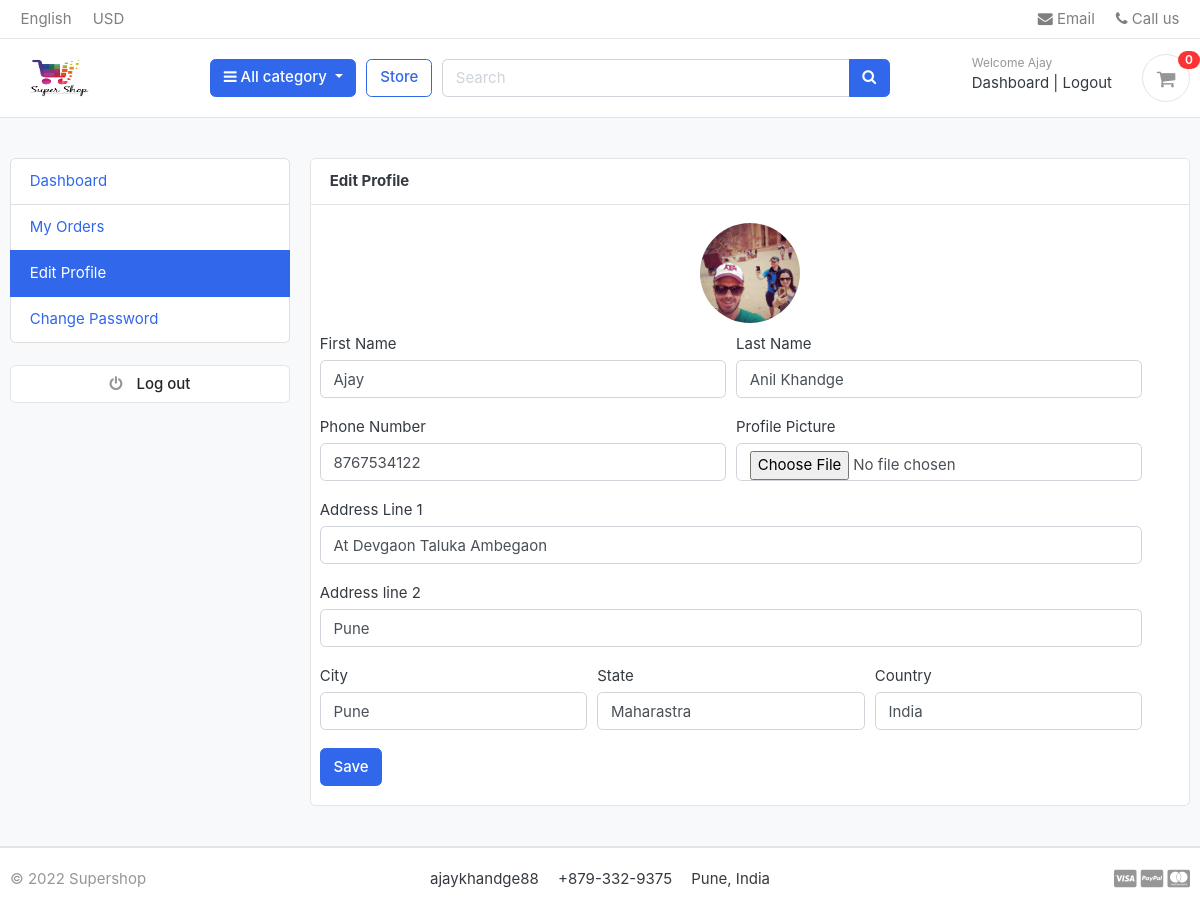
/accounts/edit_profile/ (signed in), run on the app's committed database.
### accounts/models.py (models this page shows, shortened)
class Account(AbstractBaseUser):
    first_name = models.CharField(max_length=50)
    last_name = models.CharField(max_length=50)
    username = models.CharField(max_length=50,unique=True)
    email = models.EmailField(max_length=100, unique=True)
    phone_number = models.CharField(max_length=50)
    date_joined = models.DateTimeField(auto_now_add=True)
    last_login = models.DateTimeField(auto_now_add=True)
    is_admin = models.BooleanField(default=False)
    is_staff = models.BooleanField(default=False)
    is_active = models.BooleanField(default=False)
    is_superadmin = models.BooleanField(default=False)
    USERNAME_FIELD = 'email'
    REQUIRED_FIELDS = ['username','first_name','last_name']
    objects = MyAccountManager()

class UserProfile(models.Model):
    user = models.OneToOneField(Account,on_delete=models.CASCADE)
    address_line_1 = models.CharField(max_length=100,blank=True)
    address_line_2 = models.CharField(max_length=100,blank=True)
    profile_picture = models.ImageField(blank=True,upload_to='userprofile/')
    city = models.CharField(blank=True,max_length=100)
    state = models.CharField(blank=True,max_length=100)
    country = models.CharField(blank=True,max_length=100)

### accounts/views.py (the view)
# urls.py: path('edit_profile/',views.edit_profile, name = 'edit_profile'),
@login_required(login_url='login')
def edit_profile(request):
    userprofile = get_object_or_404(UserProfile,user=request.user)
    if request.method == 'POST':
        userform = UserForm(request.POST,instance=request.user)
        profile_form = UserProfileForm(request.POST,request.FILES,instance = userprofile)
        if userform.is_valid() and profile_form.is_valid():
            userform.save()
            profile_form.save()
            messages.success(request,'Your Profile has been updated')
            return redirect('edit_profile')
    else:
        userform = UserForm(instance=request.user)
        profile_form = UserProfileForm(instance = userprofile)
    context = {
        'userform':userform,
        'profile_form': profile_form,
        'userprofile':userprofile
    }
    return render(request,'accounts/edit_profile.html',context)

### accounts/forms.py
class UserForm(forms.ModelForm):
    class Meta:
        model = Account
        fields = ('first_name','last_name','phone_number')
    def __init__(self, *args, **kwargs):
        super(UserForm,self).__init__(*args,**kwargs)
        for field in self.fields:
            self.fields[field].widget.attrs['class'] = 'form-control'

class UserProfileForm(forms.ModelForm):
    profile_picture = forms.ImageField(required=False,error_messages={'Invalid':('Images File Only'),},widget=forms.FileInput)   # to remove the currently displayed image
    class Meta:
        model = UserProfile
        fields  = ('address_line_1','address_line_2','city','state','country','profile_picture')
    def __init__(self, *args, **kwargs):
        super(UserProfileForm,self).__init__(*args,**kwargs)
        for field in self.fields:
            self.fields[field].widget.attrs['class'] = 'form-control'

### carts/context_processors.py (called while the page is built)
def cart_counter(request):
    if 'admin' in request.path:
        return {}
    else:
        cart_count = 0
        try:
            cart = Cart.objects.filter(cart_id = _cart_id(request))
            if request.user.is_authenticated:
                cart_items = CartItem.objects.all().filter(user = request.user)
            else:
                cart_items = CartItem.objects.all().filter(cart = cart[:1])
            for cart_item in cart_items:
                cart_count+=cart_item.quantity
        except Cart.DoesNotExist:
            cart_count = 0
    return dict(cart_count = cart_count)

### carts/views.py (called while the page is built)
def _cart_id(request):
    cart = request.session.session_key
    if not cart:
        cart = request.session.create()
    return cart

### category/context_processors.py (called while the page is built)
def menu_links(request):
    categories = Category.objects.all()
    return dict(links = categories)

### category/models.py (called while the page is built)
    def get_url(self):
        return reverse('products_by_category',args = [self.slug])

### templates/accounts/edit_profile.html (shortened to what this page needs)
{% extends 'base.html' %}
{% block content %}
<section class="section-conten padding-y bg">
    <div class="container">
        <div class="row">
        {% include 'includes/dashboard_sidebar.html' %}
        <main class="col-md-9">
            <article class="card">
            <header class="card-header">
                <strong class="d-inline-block mr-3">Edit Profile</strong>
             </header>
            <div class="card-body">
                <div class="text-center" style="margin-bottom: 10px;">
                    <img src="{{userprofile.profile_picture.url}}" alt="Profile Picture" width="100" style="border-radius: 50%;">
                </div>
                <div class="row">
                    <div class="col-d-12">
                        <form action="{% url 'edit_profile' %}" method="POST" enctype="multipart/form-data">
                            <div class="form-row">
                                <div class="form-group col-md-6">
                                    <label>First Name</label>
                                    {{userform.first_name}}
                                </div>
                                <div class="form-group col-md-6">
                                    <label>Last Name</label>
                                    {{userform.last_name}}
                                </div>
                            </div>
                            <div class="form-row">
                                <div class="form-group col-md-6">
                                    <label>Phone Number</label>
                                    {{userform.phone_number}}
                                </div>
                                <div class="form-group col-md-6">
                                    <label>Profile Picture</label>
                                    {{profile_form.profile_picture}}
                                </div>
                            </div>
                                <div class="form-group">
                                    <label>Address Line 1</label>
                                    {{profile_form.address_line_1}}
                                </div>
                                <div class="form-group">
                                    <label>Address line 2</label>
                                    {{profile_form.address_line_2}}
                                </div>
                            <div class="form-row">
                                <div class="form-group col-md-4">
                                    <label>City</label>
                                    {{profile_form.city}}
                                </div>
                                <div class="form-group col-md-4">
                                    <label>State</label>
                                    {{profile_form.state}}
                                </div>
                                <div class="form-group col-md-4">
                                    <label>Country</label>
                                    {{profile_form.country}}
                                </div>
                            </div>
                            <input type="submit" value="Save" class="btn btn-primary"/>
                        </form>
                    </div>
                </div>
            </div>
            </article>
        </main>
    </div>
    </div>
    </section>
{% endblock %}

### templates/includes/navbar.html (shortened to what this page needs)
{% load static %}
<header class="section-header">
    <nav class="navbar p-md-0 navbar-expand-sm navbar-light border-bottom">
    <div class="container">
      <div class="collapse navbar-collapse" id="navbarTop4">
        <ul class="navbar-nav mr-auto">
            <li class="nav-item dropdown">
                 <a href="#" class="nav-link">   English </a>
            </li>
            <li class="nav-item dropdown">
                <a href="#" class="nav-link"> USD </a>
            </li>
        </ul>
        <ul class="navbar-nav">
            <li><a href="#" class="nav-link"> <i class="fa fa-envelope"></i> Email </a></li>
            <li><a href="#" class="nav-link"> <i class="fa fa-phone"></i> Call us </a></li>
        </ul>
      </div>
    </div>
    </nav>
    <section class="header-main border-bottom">
        <div class="container">
    <div class="row align-items-center">
        <div class="col-lg-2 col-md-3 col-6">
            <a href="{% url 'home' %}" class="brand-wrap">
                <img class="logo" src="{% static 'site/supershop.png' %}" width="90px" height="80px">
            </a>
        </div>
        <div class="col-lg col-sm col-md col-6 flex-grow-0">
            <div class="category-wrap dropdown d-inline-block float-right">
                <button type="button" class="btn btn-primary dropdown-toggle" data-toggle="dropdown">
                    <i class="fa fa-bars"></i> All category
                </button>
            </div>
        </div>
        <a href="{% url 'store'%}" class="btn btn-outline-primary">Store</a>
        <div class="col-lg  col-md-6 col-sm-12 col">
            <form action="{% url 'search' %}" class="search">
                <div class="input-group w-100">
                    <input type="text" class="form-control" style="width:60%;" placeholder="Search" name="keyword">
                    <div class="input-group-append">
                      <button class="btn btn-primary" type="submit">
                        <i class="fa fa-search"></i>
                      </button>
                    </div>
                </div>
            </form>
        </div>
        <div class="col-lg-3 col-sm-6 col-8 order-2 order-lg-3">
                    <div class="d-flex justify-content-end mb-3 mb-lg-0">
                        {% if user.id is None %}
                        <div class="widget-header">
                            <small class="title text-muted">Welcome guest!</small>
                            <div>
                                <a href="{% url 'login' %}">Sign in</a> <span class="dark-transp"> | </span>
                                <a href="{% url 'register' %}"> Register</a>
                            </div>
                        </div>
                        {% else %}
                        <div class="widget-header">
                            <small class="title text-muted">Welcome {{user.first_name }} </small>
                            <div>
                                <a href="{% url 'dashboard' %}">Dashboard</a> <span class="dark-transp"> | </span>
                                <a href="{% url 'logout' %}"> Logout</a>
                            </div>
                        </div>
                        {% endif %}
                        <a href="{% url 'carts' %}" class="widget-header pl-3 ml-3">
                            <div class="icon icon-sm rounded-circle border"><i class="fa fa-shopping-cart"></i></div>
                            <span class="badge badge-pill badge-danger notify">{{cart_count}}</span>
                        </a>
                    </div>
                </div>
    </div>
        </div>
    </section>
    </header>

### static/css/ui.css (style rules this page uses)
html { font-family: "Inter", sans-serif; font-size: 15px; }
.icon-xs, .icon-sm, .icon-md, .icon-lg { display: inline-block; text-align: center; flex-shrink: 0; flex-grow: 0; }
.icon-sm { width: 48px; height: 48px; line-height: 48px !important; font-size: 20px; }
.padding-y { padding-top: 40px; padding-bottom: 40px; }
article:after, .form-group:after { display: block; clear: both; content: ""; }
.bg { background-color: #f8f9fa; }
.header-main { position: relative; padding-top: 1rem; padding-bottom: 1rem; }
.brand-wrap .logo, .navbar-brand .logo { margin-right: 7px; max-height: 42px; display: inline-block; }
.widget-header { display: inline-block; vertical-align: middle; position: relative; }
.widget-header a { color: #343a40; }
.widget-header i { color: #969696; }
.widget-header .title { display: block; }
.widget-header .notify { position: absolute; top: -3px; right: -10px; }
.notify { position: absolute; top: -4px; right: -10px; display: inline-block; padding: 0.25em 0.6em; font-size: 12px; line-height: 1; text-align: center; border-radius: 3rem; color: #fff; background-color: #fa3434; }

### data on the page
Account: first_name "Ajay", last_name "Anil Khandge", phone_number "8767534122"
UserProfile: profile_picture (picture), address_line_1 "At Devgaon Taluka Ambegaon", address_line_2 "Pune", city "Pune", state "Maharastra", country "India"

### other printed values
{{ cart_count }} "0"
